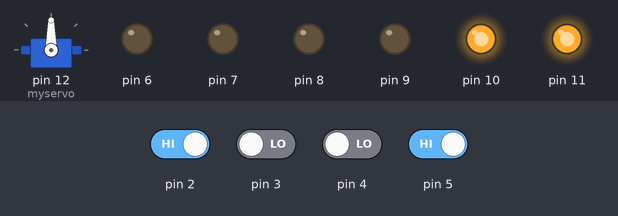
The sketch below on a simulated Arduino Uno, built with avr-gcc and run on an emulated ATmega328P. Shown: servo, output pins drawn as LEDs (lit = HIGH). The inputs (shaded band) are chosen by the test bench; at power-on: pin 2, pin 5 HIGH, pin 3, pin 4 LOW.

Above: at 1.2 s.
1.3 s: pin 2 driven LOW
At 2.1 s:
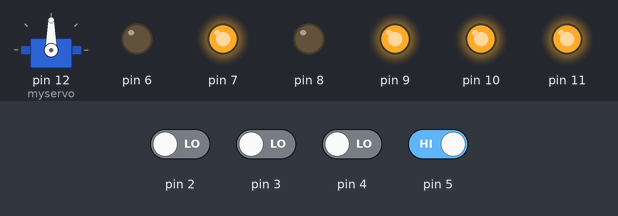
2.8 s: pin 3 driven HIGH and pin 5 driven LOW
At 3.4 s:
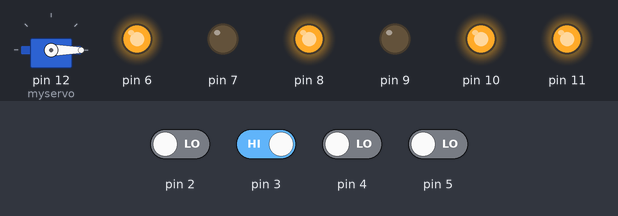
4.3 s: pin 3 driven LOW and pin 4 driven HIGH
7.3 s: pin 2 driven HIGH
At 7.8 s:
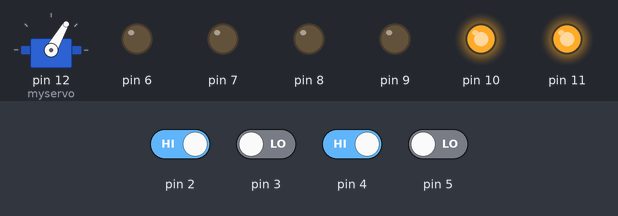
8.8 s: pin 2 driven LOW
At 9.1 s:
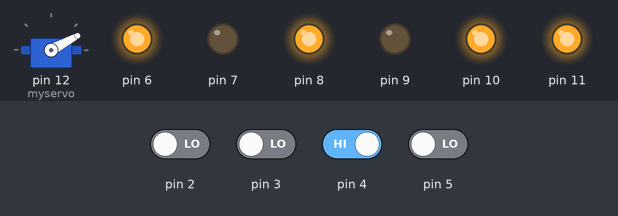
11.8 s: pin 3 driven HIGH
At 12.7 s:
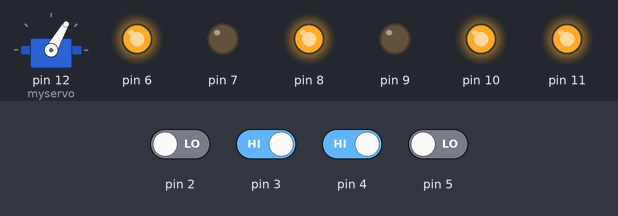
Timing chart, 0 to 14.3 s (numbered marks = the images above; inputs shaded):
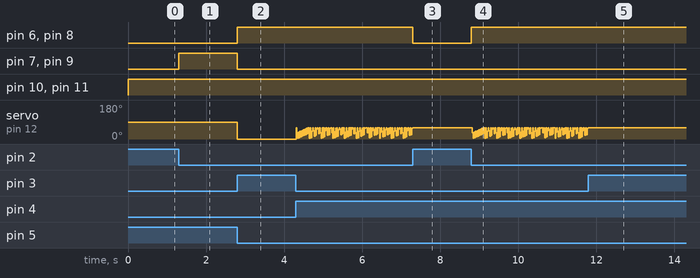

Measured:
- after the input at 1.3 s, pin 7, pin 9: LOW → HIGH at once
- after the input at 2.8 s, pin 6, pin 8: LOW → HIGH at once; pin 7, pin 9: HIGH → LOW at once; servo on pin 12 (myservo): 90° → 0° at once
- after the input at 7.3 s, pin 6, pin 8: HIGH → LOW at once; servo on pin 12 (myservo): stops changing and stays 60°
- after the input at 8.8 s, pin 6, pin 8: LOW → HIGH at once
- after the input at 11.8 s, servo on pin 12 (myservo): stops changing and stays 60°

The sketch:

DTMF_example.ino
```cpp
#include <Servo.h>
Servo myservo;
void setup()
{
 pinMode(2 , INPUT);
 pinMode(3 , INPUT);
 pinMode(4 , INPUT);
 pinMode(5 , INPUT);
 pinMode(6 , OUTPUT);
 pinMode(7 , OUTPUT);
 pinMode(8 , OUTPUT);
 pinMode(9 , OUTPUT);
 pinMode(10 , OUTPUT);
 pinMode(11 , OUTPUT);
 myservo.attach(12);
 //pinMode(12 , OUTPUT);
 //pinMode(13 , OUTPUT);
}
void loop()
{

  digitalWrite(10,HIGH);
  digitalWrite(11,HIGH);
  int pos;
 if(pos!=0)
   {
    while(pos!=0)
    {
     if(pos>0)
      pos--;
     else
      pos++;
    }
   }
 if(digitalRead(2)==LOW && digitalRead(3)==HIGH && digitalRead(4)==HIGH && digitalRead(5)==LOW)
 {
   digitalWrite(6,HIGH);
   digitalWrite(7,LOW);
   digitalWrite(8,HIGH);
   digitalWrite(9,LOW);

 }
 else if(digitalRead(2)==LOW && digitalRead(3)==LOW && digitalRead(4)==HIGH && digitalRead(5)==LOW)
 {

   digitalWrite(6,HIGH);
   digitalWrite(7,LOW);
   digitalWrite(8,HIGH);
   digitalWrite(9,LOW);
   for(pos=0;pos<=60;pos++)
   {
    myservo.write(pos);
   }
 }
  else if(digitalRead(2)==LOW && digitalRead(3)==HIGH && digitalRead(4)==LOW && digitalRead(5)==LOW)
 {
   digitalWrite(6,HIGH);
   digitalWrite(7,LOW);
   digitalWrite(8,HIGH);
   digitalWrite(9,LOW);
   for(pos=0;pos>=-60;pos--)
   {
    myservo.write(pos);
   }

 }
 else if(digitalRead(2)==LOW && digitalRead(3)==LOW&& digitalRead(4)==LOW && digitalRead(5)==HIGH)
 {
   digitalWrite(6,LOW);
   digitalWrite(7,HIGH);
   digitalWrite(8,LOW);
   digitalWrite(9,HIGH);
 }
  else if(digitalRead(2)==HIGH && digitalRead(3)==LOW && digitalRead(4)==HIGH && digitalRead(5)==LOW)
  {
    digitalWrite(6,LOW);
   digitalWrite(7,LOW);
   digitalWrite(8,LOW);
   digitalWrite(9,LOW);
  }
}
```
